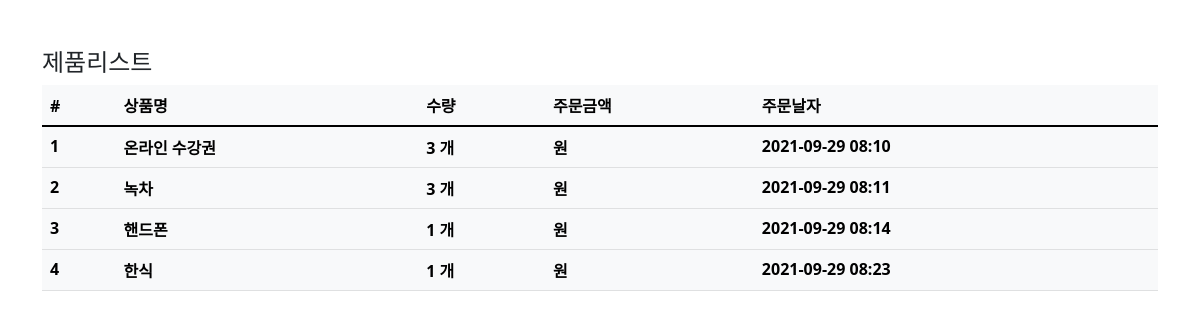
/order/ (signed in), run on an earlier commit of the app's database.
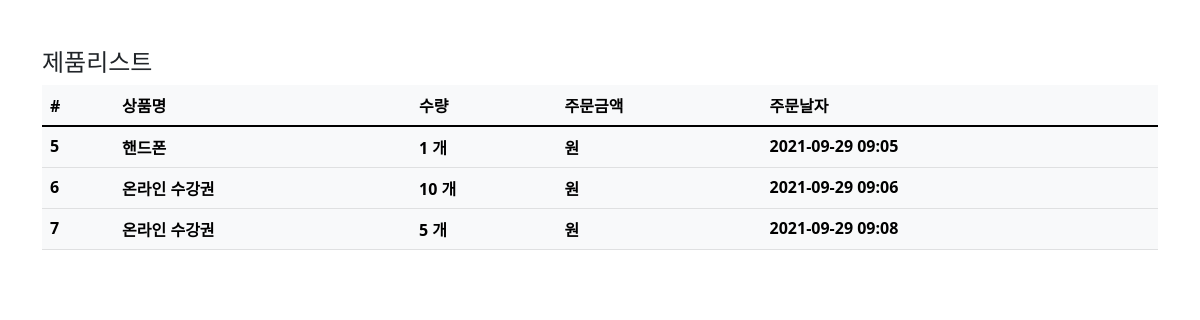
And on a later commit of the database.
### order/models.py (models this page shows)
class Order(models.Model):
    fcuser=models.ForeignKey('fcuser.Fcuser',on_delete=models.CASCADE,verbose_name='사용자')
    product=models.ForeignKey('product.Product',on_delete=models.CASCADE,verbose_name='상품')
    quantity=models.IntegerField(verbose_name='수량')
    register_date=models.DateTimeField(auto_now_add=True,verbose_name='등록날자')
    class Meta:
        db_table='fastcampuse_order'
        verbose_name='주문'
        verbose_name_plural='주문'

### product/models.py (models this page shows)
class Product(models.Model):
    name=models.CharField(max_length=256,verbose_name='상품명')
    price=models.IntegerField(verbose_name='상품가격')
    description=models.TextField(verbose_name='상품설명')
    stock=models.IntegerField(verbose_name='재고')
    register_date=models.DateTimeField(auto_now_add=True,verbose_name='등록날자')
    def __str__(self):
        return self.name
    class Meta:
        db_table='fastcampuse_product'
        verbose_name='상품'
        verbose_name_plural='상품'

### order/views.py (the view)
# urls.py: path('order/',OrderList.as_view()),
@method_decorator(login_required,name='dispatch')
class OrderList(ListView):
    template_name='order.html'
    context_object_name='order_list'
    def get_queryset(self,**kwargs):
        queryset=Order.objects.filter(fcuser__email=self.request.session.get('user'))
        return queryset

### order/templates/order.html (shortened to what this page needs)
{% extends "base.html" %}
{% load humanize %}
{% block contents %}
<div class="row mt-5">
    <div class="col-12">
        <h4>제품리스트</h4>
        <table class="table table-light">
            <thead class="thead-light">
                <tr>
                    <th scope="col">#</th>
                    <th scope="col">상품명</th>
                    <th scope="col">수량</th>
                    <th scope="cos">주문금액</th>
                    <th scope="col">주문날자</th>
                </tr>
            </thead>
            <tbody class="text-dart">
            {% for order in order_list %}
                <tr>
                    <th scope="row">{{order.id}}</th>
                    <th scope="row">{{order.product}}</th>
                    <th scope="row">{{order.quantity}} 개</th>
                    <th scope="row">{{order.price}} 원</th>
                    <th scope="row">{{order.register_date|date:'Y-m-d H:i'}}</th>
                </tr>
            {% endfor %}
            </tbody>
        </table>
    </div>
</div>
{% endblock %}

What changed in the data, as far as the page shows it:
removed Order: id "1", product "온라인 수강권", quantity "3", register_date "2021-09-29 08:10"
removed Order: id "2", product "녹차", quantity "3", register_date "2021-09-29 08:11"
removed Order: id "3", product "핸드폰", quantity "1", register_date "2021-09-29 08:14"
removed Order: id "4", product "한식", quantity "1", register_date "2021-09-29 08:23"
added Order: id "5", product "핸드폰", quantity "1", register_date "2021-09-29 09:05"
added Order: id "6", product "온라인 수강권", quantity "10", register_date "2021-09-29 09:06"
added Order: id "7", product "온라인 수강권", quantity "5", register_date "2021-09-29 09:08"
